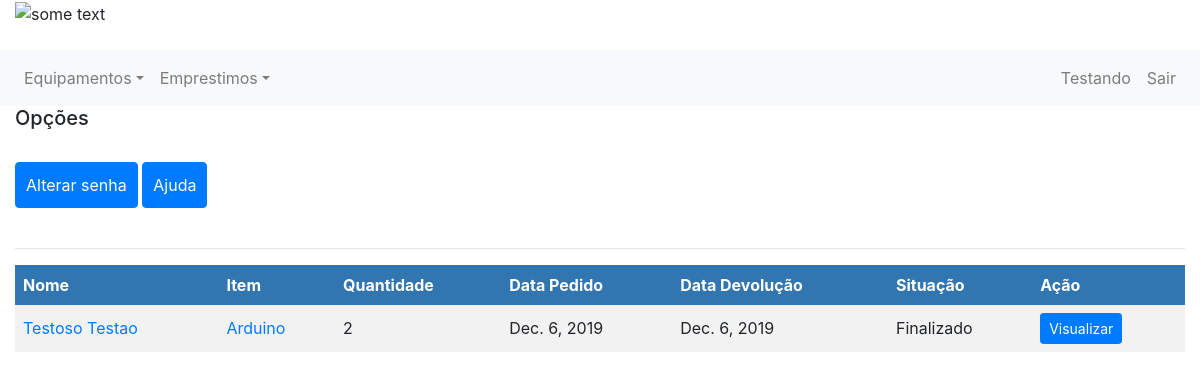
/meu-perfil/ (signed in), run on the app's committed database.
### emprestimo/models.py (models this page shows)
class Emprestimo(models.Model):
    equipamento = models.ForeignKey(Item, on_delete=models.CASCADE, related_name='item_emprestimo')
    solicitante = models.ForeignKey(Usuario, on_delete=models.CASCADE, related_name='usuario_emprestimo')
    tipo = models.ForeignKey(TipoEstadoEmprestimo, on_delete=models.CASCADE, related_name='tipo_emprestimo')
    estado = models.BooleanField(default=0)
    descricao = models.CharField(max_length=255)
    quantidade = models.IntegerField()
    data_emprestimo = models.DateField(null=False)
    data_devolucao = models.DateField(null=True)
    mensagem_rejeitado = models.CharField(max_length=255, null=True)
    mensagem_devolucao = models.CharField(max_length=255, null=True)

class TipoEstadoEmprestimo(models.Model):
    nome = models.CharField(max_length=150)
    descricao = models.CharField(max_length=255)

### controle/models.py (models this page shows, shortened)
class Usuario(models.Model):
    user = models.OneToOneField(User, related_name='profile', on_delete=models.CASCADE, null=True)
    telefone = models.IntegerField()
    tipo = models.ForeignKey(TipoUsuario, on_delete=models.CASCADE)

class Item(models.Model):
    nome = models.CharField(max_length=50)
    quantidade = models.IntegerField()
    tipo = models.ForeignKey(TipoEquipamento, on_delete=models.CASCADE)
    imagem = models.FileField(upload_to='documents/%Y/%m/%d', default='documents/1111/sem_foto.jpg')
    excluido = models.BooleanField(default=False)

### usuarios/views.py (the view)
# urls.py: path('meu-perfil/', views.exibir_perfil, name='exibe_meu_perfil'),
@login_required
def exibir_perfil(request):
    user_profile = Usuario.objects.get(user=get_usuario_logado(request).id)
    emprestimo = Emprestimo.objects.filter(solicitante=user_profile.id)
    return render(request, 'my_profile.html',
                  {'emprestimos': emprestimo, 'user_logado': get_usuario_logado(request), 'user_profile': user_profile})

### usuarios/views.py (called while the page is built)
def get_usuario_logado(request):
    return request.user

### usuarios/templates/my_profile.html (shortened to what this page needs)
{% extends 'base.html' %}
{% block 'content' %}
    <h5> Opções</h5><br>
    <div class="#">
        <a class="btn btn-primary" href="{% url 'mudar_senha' %}" style="padding: 10px; text-decoration: none"> Alterar senha</a>
        <a class="btn btn-primary" href="{% url 'exibir_ajuda' %}" style="padding: 10px; text-decoration: none"> Ajuda</a>
    </div>
    <br>
    <hr>
    <div style=" ">
    {% if emprestimos %}
      <table style="min-width: 700px">
            <tr>
                <th >Nome</th>
                <th >Item</th>
                <th >Quantidade</th>
                <th >Data Pedido</th>
                <th >Data Devolução</th>
                <th >Situação</th>
                <th >Ação</th>
            </tr>
          {% for emprestimo in emprestimos %}
              <tr>
                    <td> <a href="{% url 'exibe_um_usuario' emprestimo.solicitante.id %}"> {{emprestimo.solicitante.user.first_name }} {{emprestimo.solicitante.user.last_name}} </a> </td>
                  <td> <a href="{% url 'equipamento' emprestimo.equipamento.id %}">{{emprestimo.equipamento.nome}}</a></td>
                    <td>{{emprestimo.quantidade}}</td>
                    <td>{{emprestimo.data_emprestimo}}</td>
                    <td>{% if emprestimo.data_devolucao == none %}
                           Não Devolvido
                        {% else %}
                            {{emprestimo.data_devolucao}}
                        {% endif %} </td>
                    <td>{{emprestimo.tipo.nome}}</td>
                    <td> <a class="btn btn-sm btn-primary" href="{% url 'exibir_detalhes_solicitacao' emprestimo.id %}" >Visualizar</a></td>
            </tr>
            {%endfor%}
      </table>
    {% else %}
        <p style="font-size: 20px; font-weight: bold; text-align:center">Voce não fez solicitações <br> :( </p>
    {% endif %}
  </div>
{% endblock %}

### controle/templates/base.html (shortened to what this page needs)
{% load staticfiles %}
<!DOCTYPE html>
<html lang="pt" >
<head >
<link rel="stylesheet" href="https://stackpath.bootstrapcdn.com/bootstrap/4.3.1/css/bootstrap.min.css">
</head>
<body >
<header class="page-header" >
	<div class="">
    <div class="container-fluid" >
        <div class="row">
            <div class="col-12">
                <img src= "http://lims.ifpi.edu.br/images/logo.png" alt="some text" width=200 height=80>
            </div>
          </div>
    </div>
    <br>
    <div class="row" >
        <div class="col-12" >
            <nav class="navbar navbar-expand-sm navbar-light bg-light">
    <div class="collapse navbar-collapse" id="navbarCollapse">
        <div class="navbar-nav">
        <div class="nav-item dropdown">
                    <a href="#" class="nav-link dropdown-toggle" data-toggle="dropdown">Equipamentos</a>
                </div>
        <div class="nav-item dropdown">
            <a href="#" class="nav-link dropdown-toggle" data-toggle="dropdown">Emprestimos</a>
        </div>
        </div>
        <div class="navbar-nav ml-auto">
            <a class="nav-item nav-link" href="{% url 'exibe_meu_perfil' %}">{{ user_logado.username }}</a>
            <a class="nav-item nav-link" href="{% url 'logout' %}">Sair</a>
        </div>
    </div>
</nav>
        </div>
    </div>
 </div>
</header>
<div class="container-fluid" >
    <div class="">
        <div class="" style=" ">
            {% block 'content' %}
            {% endblock %}
        </div>
    </div>
</div>
</body>
</html>

### usuarios/templates/my_profile.html (style rules this page uses)
table { border-collapse: collapse; width: 100%; }
th, td { text-align: left; padding: 8px; }
tr:nth-child(even) { background-color: #f2f2f2 }
th { background-color: #3276B1; color: white; }

### data on the page
Emprestimo: solicitante.user.first_name "Testoso", solicitante.user.last_name "Testao", equipamento.nome "Arduino", quantidade "2", data_emprestimo "Dec. 6, 2019", data_devolucao "Dec. 6, 2019", tipo.nome "Finalizado"

### other printed values
{{ user_logado.username }} "Testando"
